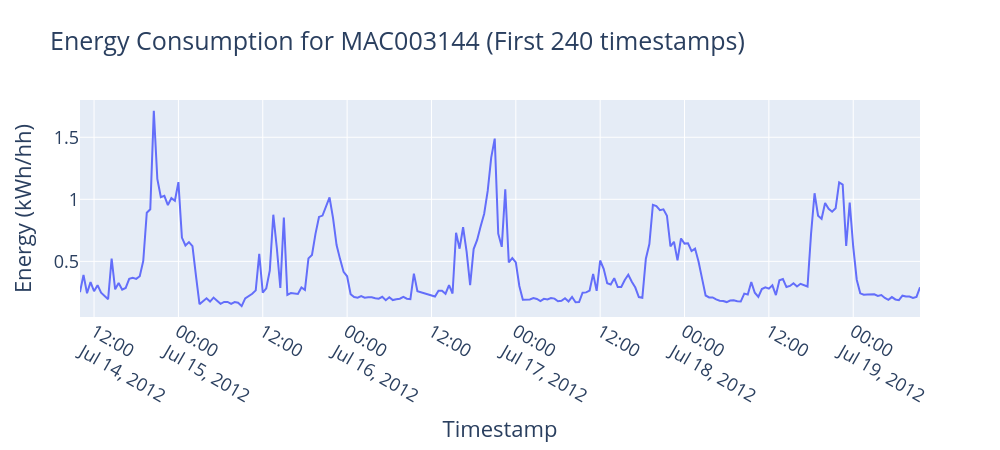

The notebook cell this image was saved under:
### Code cell
example_household = 'MAC003144'

household_data = (
    energy_df[energy_df['LCLid'] == example_household]
    .sort_values('tstp')     # make sure time is sorted
    .iloc[:240]              # take only first 240 rows
)

fig = go.Figure()

fig.add_trace(
    go.Scatter(
        x=household_data['tstp'],
        y=household_data['energy(kWh/hh)'],
        mode='lines',
        name=example_household
    )
)

fig.update_layout(
    title=f"Energy Consumption for {example_household} (First 240 timestamps)",
    xaxis_title="Timestamp",
    yaxis_title="Energy (kWh/hh)"
)

fig.update_layout(
    font=dict(size=18),          # global font (axes, title, etc.)
    legend=dict(font=dict(size=18)),
)

fig.update_layout(
    width=1000,   # make it less wide (try 600–900)
    height=450   # optional
)

fig.show()

### Figure 1 — Plotly figure (JSON) as saved in the notebook; plotly's stock layout.template omitted (floating-point values rounded to 4 significant figures; data arrays with more than 128 entries replaced by an {"elided": "..."} marker saying what was removed)
{"data": [{"mode": "lines", "name": "MAC003144", "type": "scatter", "x": {"elided": "240 str values"}, "y": {"elided": "240 float values"}}], "layout": {"font": {"size": 18}, "height": 450, "legend": {"font": {"size": 18}}, "title": {"text": "Energy Consumption for MAC003144 (First 240 timestamps)"}, "width": 1000, "xaxis": {"title": {"text": "Timestamp"}}, "yaxis": {"title": {"text": "Energy (kWh/hh)"}}}}
